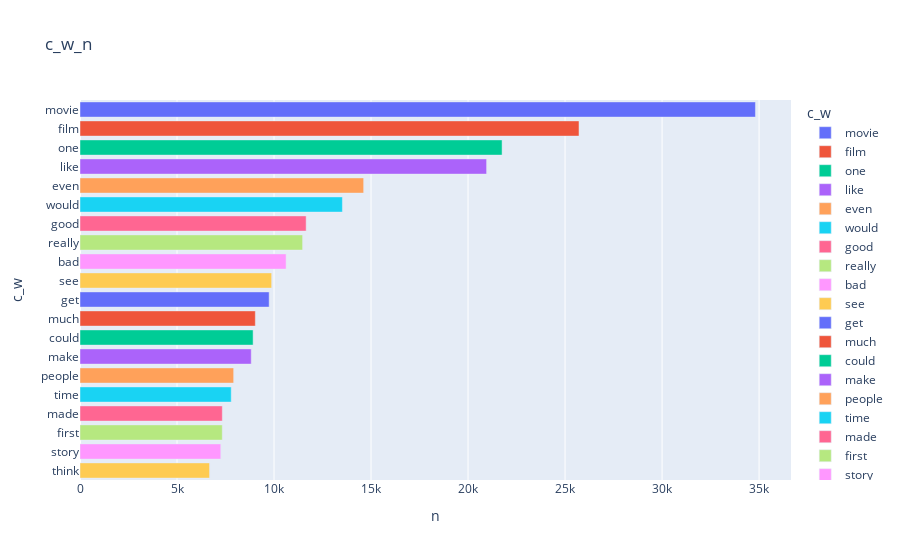

Source (notebook cell):
### Code cell
t_l_0_data = dict(N_그램_표현(t_l_0_s,20,1))
v_df_t_l_0_1 = pd.DataFrame(columns=['c_w','n'])
v_df_t_l_0_1['c_w'] = list(t_l_0_data.keys())
v_df_t_l_0_1['n'] = list(t_l_0_data.values())
fig = px.bar(v_df_t_l_0_1,x='n' ,y='c_w',orientation='h',title = 'c_w_n',color='c_w')
fig.show()

### Figure 1 — Plotly figure (JSON) as saved in the notebook; plotly's stock layout.template omitted (floating-point values rounded to 4 significant figures)
{"data": [{"alignmentgroup": "True", "hovertemplate": "c_w=%{y}<br>n=%{x}<extra></extra>", "legendgroup": "movie", "marker": {"color": "#636efa", "pattern": {"shape": ""}}, "name": "movie", "offsetgroup": "movie", "orientation": "h", "showlegend": true, "textposition": "auto", "type": "bar", "x": [34813], "xaxis": "x", "y": ["movie"], "yaxis": "y"}, {"alignmentgroup": "True", "hovertemplate": "c_w=%{y}<br>n=%{x}<extra></extra>", "legendgroup": "film", "marker": {"color": "#EF553B", "pattern": {"shape": ""}}, "name": "film", "offsetgroup": "film", "orientation": "h", "showlegend": true, "textposition": "auto", "type": "bar", "x": [25719], "xaxis": "x", "y": ["film"], "yaxis": "y"}, {"alignmentgroup": "True", "hovertemplate": "c_w=%{y}<br>n=%{x}<extra></extra>", "legendgroup": "one", "marker": {"color": "#00cc96", "pattern": {"shape": ""}}, "name": "one", "offsetgroup": "one", "orientation": "h", "showlegend": true, "textposition": "auto", "type": "bar", "x": [21754], "xaxis": "x", "y": ["one"], "yaxis": "y"}, {"alignmentgroup": "True", "hovertemplate": "c_w=%{y}<br>n=%{x}<extra></extra>", "legendgroup": "like", "marker": {"color": "#ab63fa", "pattern": {"shape": ""}}, "name": "like", "offsetgroup": "like", "orientation": "h", "showlegend": true, "textposition": "auto", "type": "bar", "x": [20957], "xaxis": "x", "y": ["like"], "yaxis": "y"}, {"alignmentgroup": "True", "hovertemplate": "c_w=%{y}<br>n=%{x}<extra></extra>", "legendgroup": "even", "marker": {"color": "#FFA15A", "pattern": {"shape": ""}}, "name": "even", "offsetgroup": "even", "orientation": "h", "showlegend": true, "textposition": "auto", "type": "bar", "x": [14620], "xaxis": "x", "y": ["even"], "yaxis": "y"}, {"alignmentgroup": "True", "hovertemplate": "c_w=%{y}<br>n=%{x}<extra></extra>", "legendgroup": "would", "marker": {"color": "#19d3f3", "pattern": {"shape": ""}}, "name": "would", "offsetgroup": "would", "orientation": "h", "showlegend": true, "textposition": "auto", "type": "bar", "x": [13524], "xaxis": "x", "y": ["would"], "yaxis": "y"}, {"alignmentgroup": "True", "hovertemplate": "c_w=%{y}<br>n=%{x}<extra></extra>", "legendgroup": "good", "marker": {"color": "#FF6692", "pattern": {"shape": ""}}, "name": "good", "offsetgroup": "good", "orientation": "h", "showlegend": true, "textposition": "auto", "type": "bar", "x": [11656], "xaxis": "x", "y": ["good"], "yaxis": "y"}, {"alignmentgroup": "True", "hovertemplate": "c_w=%{y}<br>n=%{x}<extra></extra>", "legendgroup": "really", "marker": {"color": "#B6E880", "pattern": {"shape": ""}}, "name": "really", "offsetgroup": "really", "orientation": "h", "showlegend": true, "textposition": "auto", "type": "bar", "x": [11474], "xaxis": "x", "y": ["really"], "yaxis": "y"}, {"alignmentgroup": "True", "hovertemplate": "c_w=%{y}<br>n=%{x}<extra></extra>", "legendgroup": "bad", "marker": {"color": "#FF97FF", "pattern": {"shape": ""}}, "name": "bad", "offsetgroup": "bad", "orientation": "h", "showlegend": true, "textposition": "auto", "type": "bar", "x": [10622], "xaxis": "x", "y": ["bad"], "yaxis": "y"}, {"alignmentgroup": "True", "hovertemplate": "c_w=%{y}<br>n=%{x}<extra></extra>", "legendgroup": "see", "marker": {"color": "#FECB52", "pattern": {"shape": ""}}, "name": "see", "offsetgroup": "see", "orientation": "h", "showlegend": true, "textposition": "auto", "type": "bar", "x": [9878], "xaxis": "x", "y": ["see"], "yaxis": "y"}, {"alignmentgroup": "True", "hovertemplate": "c_w=%{y}<br>n=%{x}<extra></extra>", "legendgroup": "get", "marker": {"color": "#636efa", "pattern": {"shape": ""}}, "name": "get", "offsetgroup": "get", "orientation": "h", "showlegend": true, "textposition": "auto", "type": "bar", "x": [9749], "xaxis": "x", "y": ["get"], "yaxis": "y"}, {"alignmentgroup": "True", "hovertemplate": "c_w=%{y}<br>n=%{x}<extra></extra>", "legendgroup": "much", "marker": {"color": "#EF553B", "pattern": {"shape": ""}}, "name": "much", "offsetgroup": "much", "orientation": "h", "showlegend": true, "textposition": "auto", "type": "bar", "x": [9037], "xaxis": "x", "y": ["much"], "yaxis": "y"}, {"alignmentgroup": "True", "hovertemplate": "c_w=%{y}<br>n=%{x}<extra></extra>", "legendgroup": "could", "marker": {"color": "#00cc96", "pattern": {"shape": ""}}, "name": "could", "offsetgroup": "could", "orientation": "h", "showlegend": true, "textposition": "auto", "type": "bar", "x": [8922], "xaxis": "x", "y": ["could"], "yaxis": "y"}, {"alignmentgroup": "True", "hovertemplate": "c_w=%{y}<br>n=%{x}<extra></extra>", "legendgroup": "make", "marker": {"color": "#ab63fa", "pattern": {"shape": ""}}, "name": "make", "offsetgroup": "make", "orientation": "h", "showlegend": true, "textposition": "auto", "type": "bar", "x": [8826], "xaxis": "x", "y": ["make"], "yaxis": "y"}, {"alignmentgroup": "True", "hovertemplate": "c_w=%{y}<br>n=%{x}<extra></extra>", "legendgroup": "people", "marker": {"color": "#FFA15A", "pattern": {"shape": ""}}, "name": "people", "offsetgroup": "people", "orientation": "h", "showlegend": true, "textposition": "auto", "type": "bar", "x": [7920], "xaxis": "x", "y": ["people"], "yaxis": "y"}, {"alignmentgroup": "True", "hovertemplate": "c_w=%{y}<br>n=%{x}<extra></extra>", "legendgroup": "time", "marker": {"color": "#19d3f3", "pattern": {"shape": ""}}, "name": "time", "offsetgroup": "time", "orientation": "h", "showlegend": true, "textposition": "auto", "type": "bar", "x": [7794], "xaxis": "x", "y": ["time"], "yaxis": "y"}, {"alignmentgroup": "True", "hovertemplate": "c_w=%{y}<br>n=%{x}<extra></extra>", "legendgroup": "made", "marker": {"color": "#FF6692", "pattern": {"shape": ""}}, "name": "made", "offsetgroup": "made", "orientation": "h", "showlegend": true, "textposition": "auto", "type": "bar", "x": [7335], "xaxis": "x", "y": ["made"], "yaxis": "y"}, {"alignmentgroup": "True", "hovertemplate": "c_w=%{y}<br>n=%{x}<extra></extra>", "legendgroup": "first", "marker": {"color": "#B6E880", "pattern": {"shape": ""}}, "name": "first", "offsetgroup": "first", "orientation": "h", "showlegend": true, "textposition": "auto", "type": "bar", "x": [7332], "xaxis": "x", "y": ["first"], "yaxis": "y"}, {"alignmentgroup": "True", "hovertemplate": "c_w=%{y}<br>n=%{x}<extra></extra>", "legendgroup": "story", "marker": {"color": "#FF97FF", "pattern": {"shape": ""}}, "name": "story", "offsetgroup": "story", "orientation": "h", "showlegend": true, "textposition": "auto", "type": "bar", "x": [7256], "xaxis": "x", "y": ["story"], "yaxis": "y"}, {"alignmentgroup": "True", "hovertemplate": "c_w=%{y}<br>n=%{x}<extra></extra>", "legendgroup": "think", "marker": {"color": "#FECB52", "pattern": {"shape": ""}}, "name": "think", "offsetgroup": "think", "orientation": "h", "showlegend": true, "textposition": "auto", "type": "bar", "x": [6677], "xaxis": "x", "y": ["think"], "yaxis": "y"}], "layout": {"barmode": "relative", "legend": {"title": {"text": "c_w"}, "tracegroupgap": 0}, "title": {"text": "c_w_n"}, "xaxis": {"anchor": "y", "domain": [0, 1], "title": {"text": "n"}}, "yaxis": {"anchor": "x", "categoryarray": ["think", "story", "first", "made", "time", "people", "make", "could", "much", "get", "see", "bad", "really", "good", "would", "even", "like", "one", "film", "movie"], "categoryorder": "array", "domain": [0, 1], "title": {"text": "c_w"}}}}
